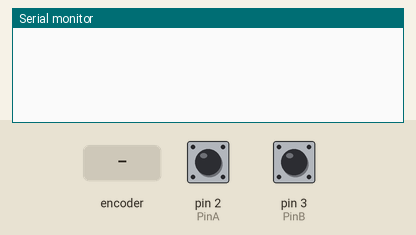
This sketch was run on a simulated Arduino Uno, built with avr-gcc and run on an emulated ATmega328P. Shown: the last lines printed to the serial monitor. The test bench sets the inputs (shaded band); at power-on: pin 2 (PinA) HIGH, pin 3 (PinB) HIGH.

Above: at 1.2 s.
1.3 s: rotary encoder on pin 2 (PinA) / pin 3 (PinB) turned 1 step (first pin leading)
At 2.0 s:
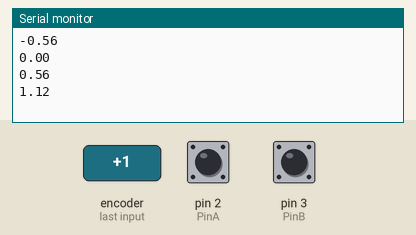
3.0 s: rotary encoder on pin 2 (PinA) / pin 3 (PinB) turned 1 step (first pin leading)
At 4.5 s:
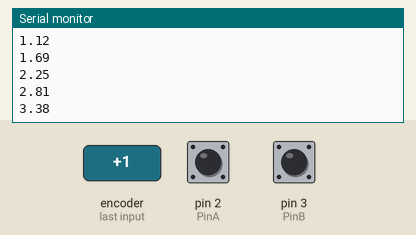
Timing chart, 0 to 6.0 s (numbered marks = the images above; inputs shaded):
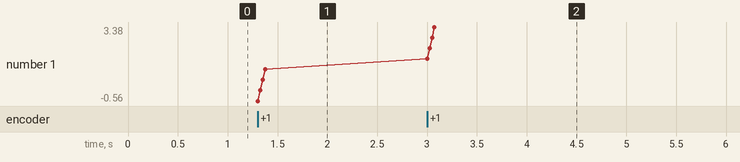

Measured:
- after the input at 1.3 s, the serial monitor: prints a new line at once (image 1)
- after the input at 3.0 s, the serial monitor: prints a new line at once (image 2)
- plotted number 1: 1.12 → 3.38 after the input at 3.0 s

The sketch:

encoder_sample.ino
```cpp
// (licence header left out)
/*
 *	author:	lisper <lisper.li@dfrobot.com> 2014-07-24
 *	example for encoder v4
 */

#define PinA 2	//int0
#define PinB 3	//int1

volatile int32_t count = 0; //
volatile int32_t count1 = 0;


volatile int stateA,stateB;


//
void setup() {
	Serial.begin(9600);

	pinMode(PinA,INPUT_PULLUP);
	pinMode(PinB,INPUT_PULLUP);

	attachInterrupt(0, funcA, CHANGE);
	attachInterrupt(1, funcB, CHANGE);
}

//
void loop() {
	//while count changed print it
	while (count1 != count) {
		count1 = count;
		Serial.println (count * 0.5625);  // *2.25/4
	}
}

//int0
void funcA () {
	stateA = digitalRead (PinA);
	if 	(stateA	 && stateB)	count--;
	else if	(stateA	 && !stateB)	count++;
	else if	(!stateA && stateB)	count++;
	else if	(!stateA && !stateB)	count--;
}

//int1
void funcB () {
	stateB = digitalRead (PinB);
	if 	(stateA  && stateB)	count++;
	else if	(stateA  && !stateB)	count--;
	else if	(!stateA && stateB)	count--;
	else if	(!stateA && !stateB)	count++;

}
```
